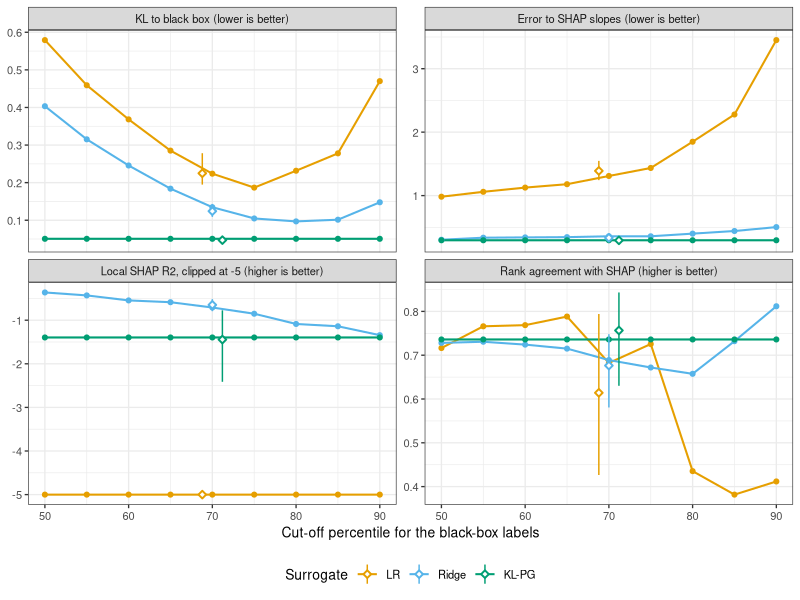
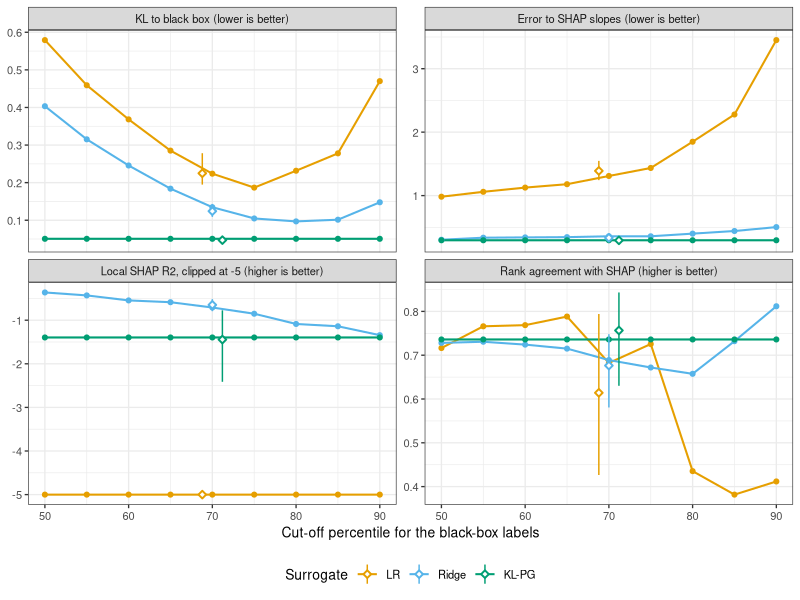

Recreate these plots in R, in order.
#=====================================================================
# KL-PG surrogate paper, step 4: robustness figure - KL divergence, error to the SHAP slopes, local
# SHAP R2 and importance-rank agreement against the hard-label cut-off (maize, original split),
# with the mean and 95% range over the 30 random splits at the 70th percentile.
# Run from the "KL-PG" folder:  Rscript "R code/04_robustness_figure.R"
#=====================================================================
suppressPackageStartupMessages({ library(ggplot2); library(dplyr); library(tidyr) })
r <- read.csv("results/robustness_runs.csv")

# min-max range of each measure for each surrogate over all 39 runs (30 splits and 9 cut-offs)
rng_mets <- c(KL = "KL divergence", Dloss = "Surrogate loss", LogLoss_y = "Cross-entropy on y",
              MAE_slope = "Error to SHAP slopes", Local_R2 = "Local SHAP R2", Spearman_imp = "Rank agreement (Spearman)",
              Sign_agree = "Sign agreement (share)", AUC_y = "AUC on y", Fid_Acc = "Label agreement")
rng_tab <- do.call(rbind, lapply(names(rng_mets), function(m) do.call(rbind, lapply(c("LR", "Ridge", "KL-PG"), function(s) {
  v <- r[r$Surrogate == s, m]
  data.frame(Metric = m, Label = rng_mets[[m]], Surrogate = s, Min = min(v), Max = max(v), Runs = length(v))
}))))
print(rng_tab, digits = 3, row.names = FALSE)
write.csv(rng_tab, "results/robustness_ranges.csv", row.names = FALSE)
r$Surrogate <- factor(r$Surrogate, levels = c("LR", "Ridge", "KL-PG"))
labs <- c(KL = "KL to black box (lower is better)", MAE_slope = "Error to SHAP slopes (lower is better)",
          Local_R2 = "Local SHAP R2, clipped at -5 (higher is better)",
          Spearman_imp = "Rank agreement with SHAP (higher is better)")
long <- r %>% mutate(Local_R2 = pmax(Local_R2, -5), Pct = 100 * Cutoff) %>%
  select(Scenario, Pct, Seed, Surrogate, all_of(names(labs))) %>%
  pivot_longer(all_of(names(labs)), names_to = "Metric") %>%
  mutate(Metric = factor(Metric, levels = names(labs), labels = labs))
cut <- filter(long, Scenario == "B: cut-off")
spl <- filter(long, Scenario == "A: splits") %>% group_by(Surrogate, Metric) %>%
  summarise(m = mean(value), lo = quantile(value, 0.025), hi = quantile(value, 0.975), .groups = "drop")
cols <- c(LR = "#E69F00", Ridge = "#56B4E9", "KL-PG" = "#009E73")
fig <- ggplot(cut, aes(Pct, value, colour = Surrogate)) +
  geom_line(linewidth = 0.7) + geom_point(size = 1.4) +
  geom_pointrange(data = spl, aes(x = 70 + c(-1.2, 0, 1.2)[as.integer(Surrogate)], y = m, ymin = lo, ymax = hi),
                  shape = 23, fill = "white", size = 0.35) +
  facet_wrap(~Metric, scales = "free_y", ncol = 2) + scale_colour_manual(values = cols) +
  scale_x_continuous(breaks = seq(50, 90, 10)) +
  labs(x = "Cut-off percentile for the black-box labels", y = NULL) +
  theme_bw(base_size = 10) + theme(legend.position = "bottom")
ggsave("figures/fig_robustness.pdf", fig, width = 8.5, height = 6)
ggsave("figures/fig_robustness.png", fig, width = 8.5, height = 6, dpi = 200)
